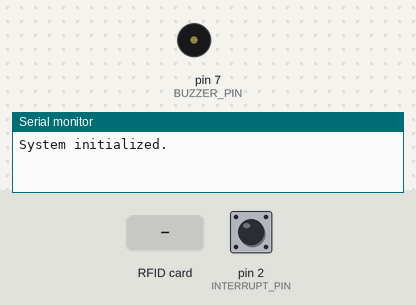
Simulated run of this sketch. Board: Arduino Uno, built with avr-gcc and run on an emulated ATmega328P. Parts: buzzer (waves = sounding), the last lines printed to the serial monitor. The inputs (shaded band) are chosen by the test bench; at power-on: pin 2 (INTERRUPT_PIN) HIGH. The modem accepts every AT command (registered, SIM ready, sends succeed) and sends nothing else.

Above: at 1.2 s.
1.3 s: RFID card 5E 7A 19 C4 held to the reader
At 1.7 s:
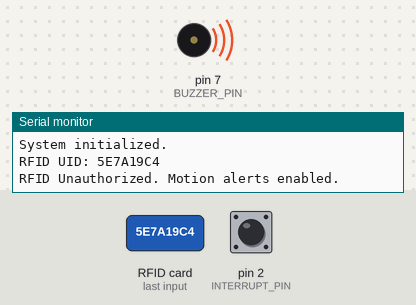
3.3 s: pin 2 (INTERRUPT_PIN) pulsed LOW 5 times (0.12 s each, 0.3 s apart)
At 11.3 s:
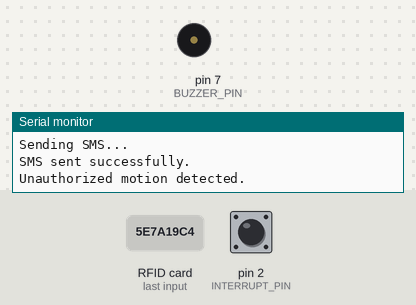
Timing chart, 0 to 12.8 s (numbered marks = the images above; inputs shaded):
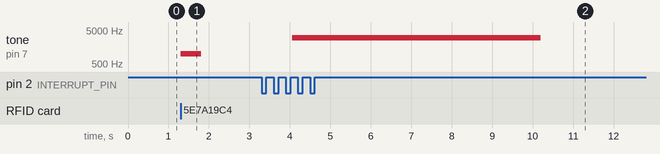

Measured:
- after the input at 1.3 s, tone on pin 7 (BUZZER_PIN): silent → 1000 Hz at once, → silent 0.50 s later
- after the input at 3.3 s, tone on pin 7 (BUZZER_PIN): silent → 3000 Hz after 0.76 s, → silent 6.1 s later

The sketch:

SmartHomeSecurity.ino
```cpp
#include <SPI.h>
#include <MFRC522.h>
#include <MsTimer2.h>
#include <SoftwareSerial.h>

// RFID Setup
#define SS_PIN 10
#define RST_PIN 8
MFRC522 mfrc522(SS_PIN, RST_PIN);

// Motion Detection, Buzzer, and GSM Setup
#define INTERRUPT_PIN 2
#define LED_PIN 13
#define BUZZER_PIN 7
#define GSM_TX 3
#define GSM_RX 9

#define DEBOUNCE_DELAY 200
#define MOTION_THRESHOLD 2
#define MOTION_INTERVAL 1000

// Variables
SoftwareSerial SIM900(GSM_TX, GSM_RX);

String recipientNumber = "YOUR_PHONE_NUMBER"; // Replace with your number
String authorizedUID = "YOUR_RFID_UID";        // Replace with your RFID UID

volatile int motionCount = 0;
volatile unsigned long lastInterruptTime = 0;

bool motionDetected = false;
bool rfidAuthorized = false;

// Setup Function
void setup() {

  // Serial Monitor
  Serial.begin(9600);

  // GSM Module
  SIM900.begin(9600);

  // RFID Init
  SPI.begin();
  mfrc522.PCD_Init();

  // Pins
  pinMode(LED_PIN, OUTPUT);
  pinMode(BUZZER_PIN, OUTPUT);

  digitalWrite(LED_PIN, LOW);
  digitalWrite(BUZZER_PIN, LOW);

  // Motion Sensor Interrupt
  attachInterrupt(digitalPinToInterrupt(INTERRUPT_PIN), motionInterrupt, FALLING);

  // Motion Timer
  MsTimer2::set(MOTION_INTERVAL, handleMotionThreshold);
  MsTimer2::start();

  Serial.println("System initialized.");
}

// Main Loop
void loop() {

  // Check RFID
  checkRFID();

  // If motion detected and RFID not authorized
  if (motionDetected && !rfidAuthorized) {

    // Turn ON LED
    digitalWrite(LED_PIN, HIGH);

    // Continuous buzzer sound
    tone(BUZZER_PIN, 3000);

    // Send SMS
    sendSMS("Motion detected! Unauthorized access.");

    Serial.println("Unauthorized motion detected.");

    // Keep buzzer ON for 4 seconds
    delay(4000);

    // Stop buzzer
    noTone(BUZZER_PIN);

    // Turn OFF LED
    digitalWrite(LED_PIN, LOW);

    // Reset motion detection
    motionDetected = false;
  }
}

// RFID Function
void checkRFID() {

  // Check if card is present
  if (!mfrc522.PICC_IsNewCardPresent() || !mfrc522.PICC_ReadCardSerial()) {
    return;
  }

  // Read UID
  String content = "";

  for (byte i = 0; i < mfrc522.uid.size; i++) {

    content += String(mfrc522.uid.uidByte[i] < 0x10 ? "0" : "");
    content += String(mfrc522.uid.uidByte[i], HEX);
  }

  // Convert to uppercase
  content.toUpperCase();

  Serial.print("RFID UID: ");
  Serial.println(content);

  // Check authorized UID
  if (content == authorizedUID) {

    Serial.println("RFID Authorized. Motion alerts disabled.");

    rfidAuthorized = true;

    // Short confirmation beep
    tone(BUZZER_PIN, 2000);
    delay(200);
    noTone(BUZZER_PIN);

  }
  else {

    Serial.println("RFID Unauthorized. Motion alerts enabled.");

    rfidAuthorized = false;

    // Warning beep
    tone(BUZZER_PIN, 1000);
    delay(500);
    noTone(BUZZER_PIN);
  }

  // Halt RFID
  mfrc522.PICC_HaltA();
}

// Motion Interrupt Function
void motionInterrupt() {

  unsigned long currentTime = millis();

  if (currentTime - lastInterruptTime > DEBOUNCE_DELAY) {

    motionCount++;
    lastInterruptTime = currentTime;
  }
}

// Motion Threshold Function
void handleMotionThreshold() {

  if (motionCount > MOTION_THRESHOLD) {

    motionDetected = true;
  }

  motionCount = 0;
}

// GSM SMS Function
void sendSMS(String message) {

  Serial.println("Sending SMS...");

  SIM900.print("AT+CMGF=1\r");

  delay(500);

  SIM900.print("AT+CMGS=\"");
  SIM900.print(recipientNumber);
  SIM900.println("\"");

  delay(500);

  SIM900.println(message);

  delay(50);

  // CTRL + Z
  SIM900.write(26);

  delay(1000);

  Serial.println("SMS sent successfully.");
}
```
